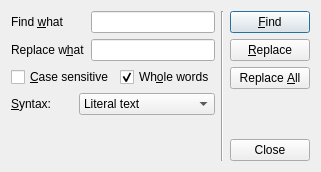
<?xml version="1.0" encoding="UTF-8"?>
<ui version="4.0">
 <class>FindAndReplaceDlg</class>
 <widget class="QDialog" name="FindAndReplaceDlg">
  <property name="geometry">
   <rect>
    <x>0</x>
    <y>0</y>
    <width>316</width>
    <height>172</height>
   </rect>
  </property>
  <property name="windowTitle">
   <string>Find And Replace</string>
  </property>
  <layout class="QHBoxLayout" name="horizontalLayout_3">
   <item>
    <layout class="QVBoxLayout" name="verticalLayout">
     <item>
      <layout class="QGridLayout" name="gridLayout">
       <item row="0" column="1">
        <widget class="QLineEdit" name="findLineEdit"/>
       </item>
       <item row="1" column="0">
        <widget class="QLabel" name="label_2">
         <property name="text">
          <string>Replace w&amp;hat</string>
         </property>
         <property name="buddy">
          <cstring>replaceLineEdit</cstring>
         </property>
        </widget>
       </item>
       <item row="1" column="1">
        <widget class="QLineEdit" name="replaceLineEdit"/>
       </item>
       <item row="0" column="0">
        <widget class="QLabel" name="label">
         <property name="text">
          <string>Find &amp;what</string>
         </property>
         <property name="buddy">
          <cstring>findLineEdit</cstring>
         </property>
        </widget>
       </item>
      </layout>
     </item>
     <item>
      <layout class="QHBoxLayout" name="horizontalLayout">
       <item>
        <widget class="QCheckBox" name="caseCheckBox">
         <property name="text">
          <string>&amp;Case sensitive</string>
         </property>
        </widget>
       </item>
       <item>
        <widget class="QCheckBox" name="wholeCheckBox">
         <property name="text">
          <string>Wh&amp;ole words</string>
         </property>
         <property name="checked">
          <bool>true</bool>
         </property>
        </widget>
       </item>
      </layout>
     </item>
     <item>
      <layout class="QHBoxLayout" name="horizontalLayout_2">
       <item>
        <widget class="QLabel" name="label_3">
         <property name="text">
          <string>&amp;Syntax:</string>
         </property>
         <property name="buddy">
          <cstring>syntaxComboBox</cstring>
         </property>
        </widget>
       </item>
       <item>
        <widget class="QComboBox" name="syntaxComboBox">
         <item>
          <property name="text">
           <string>Literal text</string>
          </property>
         </item>
         <item>
          <property name="text">
           <string>Regular expression</string>
          </property>
         </item>
        </widget>
       </item>
      </layout>
     </item>
     <item>
      <spacer name="verticalSpacer">
       <property name="orientation">
        <enum>Qt::Vertical</enum>
       </property>
       <property name="sizeHint" stdset="0">
        <size>
         <width>20</width>
         <height>40</height>
        </size>
       </property>
      </spacer>
     </item>
    </layout>
   </item>
   <item>
    <widget class="Line" name="line">
     <property name="orientation">
      <enum>Qt::Vertical</enum>
     </property>
    </widget>
   </item>
   <item>
    <layout class="QVBoxLayout" name="verticalLayout_2">
     <item>
      <widget class="QPushButton" name="findButton">
       <property name="text">
        <string>&amp;Find</string>
       </property>
      </widget>
     </item>
     <item>
      <widget class="QPushButton" name="replaceButton">
       <property name="text">
        <string>&amp;Replace</string>
       </property>
      </widget>
     </item>
     <item>
      <widget class="QPushButton" name="replaceAllButton">
       <property name="text">
        <string>Replace &amp;All</string>
       </property>
      </widget>
     </item>
     <item>
      <spacer name="verticalSpacer_2">
       <property name="orientation">
        <enum>Qt::Vertical</enum>
       </property>
       <property name="sizeHint" stdset="0">
        <size>
         <width>20</width>
         <height>40</height>
        </size>
       </property>
      </spacer>
     </item>
     <item>
      <widget class="QPushButton" name="closeButton">
       <property name="text">
        <string>Close</string>
       </property>
      </widget>
     </item>
    </layout>
   </item>
  </layout>
 </widget>
 <tabstops>
  <tabstop>findLineEdit</tabstop>
  <tabstop>replaceLineEdit</tabstop>
  <tabstop>caseCheckBox</tabstop>
  <tabstop>wholeCheckBox</tabstop>
  <tabstop>syntaxComboBox</tabstop>
  <tabstop>findButton</tabstop>
  <tabstop>replaceButton</tabstop>
  <tabstop>replaceAllButton</tabstop>
  <tabstop>closeButton</tabstop>
 </tabstops>
 <resources/>
 <connections>
  <connection>
   <sender>closeButton</sender>
   <signal>clicked()</signal>
   <receiver>FindAndReplaceDlg</receiver>
   <slot>reject()</slot>
   <hints>
    <hint type="sourcelabel">
     <x>268</x>
     <y>150</y>
    </hint>
    <hint type="destinationlabel">
     <x>250</x>
     <y>134</y>
    </hint>
   </hints>
  </connection>
 </connections>
</ui>
